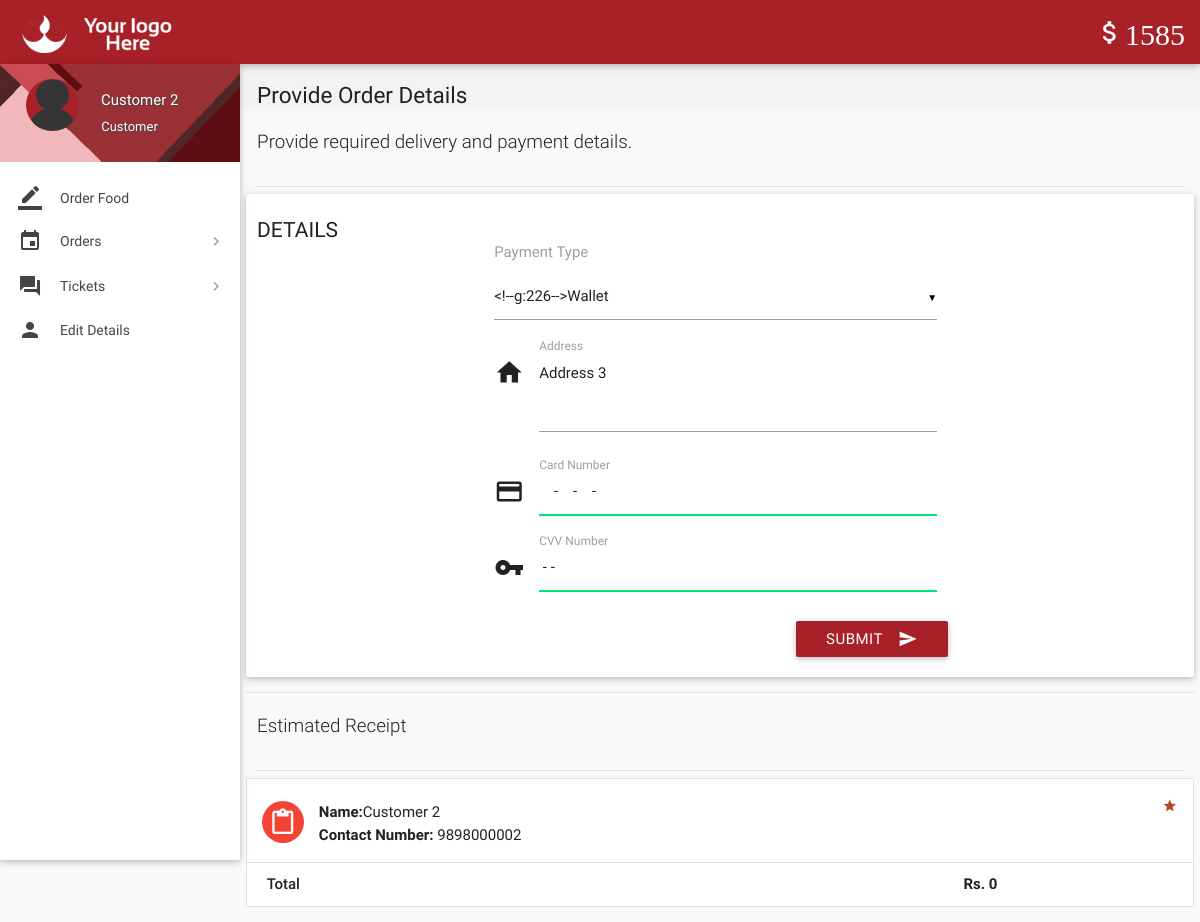
Page /place-order.php (signed in) on the committed database.
### tables this page shows
CREATE TABLE `wallet_details` (
  `id` int(11) NOT NULL,
  `wallet_id` int(11) NOT NULL,
  `number` varchar(16) NOT NULL,
  `cvv` int(3) NOT NULL,
  `balance` int(11) NOT NULL DEFAULT '2000'
);

CREATE TABLE `users` (
  `id` int(11) NOT NULL,
  `role` varchar(15) NOT NULL DEFAULT 'Customer',
  `name` varchar(15) NOT NULL,
  `username` varchar(10) NOT NULL,
  `password` varchar(16) NOT NULL,
  `email` varchar(35) NULL,
  `address` varchar(300) NULL,
  `contact` bigint(11) NOT NULL,
  `verified` tinyint(1) NOT NULL DEFAULT '0',
  `deleted` tinyint(4) NOT NULL DEFAULT '0'
);

### includes/wallet.php (called while the page is built)
<?php
$user_id=$_SESSION['user_id'];
$sql = mysqli_query($con, "SELECT * FROM wallet where customer_id = $user_id");
while($row1 = mysqli_fetch_array($sql)){
$wallet_id = $row1['id'];
}
$sql = mysqli_query($con, "SELECT * FROM wallet_details where wallet_id = $wallet_id");
while($row1 = mysqli_fetch_array($sql)){
$balance = $row1['balance'];
}
?>

### includes/connect.php (called while the page is built, shortened)
<?php
$role = $_SESSION['role'];
?>

### place-order.php (the view, shortened to what this page needs)
<?php
include 'includes/connect.php';
include 'includes/wallet.php';
$total = 0;
	if($_SESSION['customer_sid']==session_id())
	{
$result = mysqli_query($con, "SELECT * FROM users where id = $user_id");
while($row = mysqli_fetch_array($result)){
$name = $row['name'];
$address = $row['address'];
$contact = $row['contact'];
}
		?>
<!DOCTYPE html>
<html lang="en">
<head>
  <link href="css/materialize.min.css" type="text/css" rel="stylesheet" media="screen,projection">
  <link href="css/style.min.css" type="text/css" rel="stylesheet" media="screen,projection">
  <link href="css/custom/custom.min.css" type="text/css" rel="stylesheet" media="screen,projection">
  <link href="js/plugins/perfect-scrollbar/perfect-scrollbar.css" type="text/css" rel="stylesheet" media="screen,projection">
</head>
<body>
  <header id="header" class="page-topbar">
        <div class="navbar-fixed">
            <nav class="navbar-color">
                <div class="nav-wrapper">
                    <ul class="left">
                      <li><h1 class="logo-wrapper"><a href="index.php" class="brand-logo darken-1"><img src="images/materialize-logo.png" alt="logo"></a> <span class="logo-text">Logo</span></h1></li>
                    </ul>
                    <ul class="right hide-on-med-and-down">
                        <li><a href="#" class="waves-effect waves-block waves-light"><i class="mdi-editor-attach-money"><?php echo $balance;?></i></a>
                        </li>
                    </ul>
                </div>
            </nav>
        </div>
  </header>
  <div id="main">
    <div class="wrapper">
      <aside id="left-sidebar-nav">
        <ul id="slide-out" class="side-nav fixed leftside-navigation">
            <li class="user-details cyan darken-2">
            <div class="row">
                <div class="col col s4 m4 l4">
                    <img src="images/avatar.jpg" alt="" class="circle responsive-img valign profile-image">
                </div>
                <div class="col col s8 m8 l8">
                    <a class="btn-flat dropdown-button waves-effect waves-light white-text profile-btn" href="#" data-activates="profile-dropdown"><?php echo $name;?> <i class="mdi-navigation-arrow-drop-down right"></i></a>
                    <p class="user-roal"><?php echo $role;?></p>
                </div>
            </div>
            </li>
            <li class="bold"><a href="index.php" class="waves-effect waves-cyan"><i class="mdi-editor-border-color"></i> Order Food</a>
            </li>
                <li class="no-padding">
                    <ul class="collapsible collapsible-accordion">
                        <li class="bold"><a class="collapsible-header waves-effect waves-cyan"><i class="mdi-editor-insert-invitation"></i> Orders</a>
                        </li>
                    </ul>
                </li>
                <li class="no-padding">
                    <ul class="collapsible collapsible-accordion">
                        <li class="bold"><a class="collapsible-header waves-effect waves-cyan"><i class="mdi-action-question-answer"></i> Tickets</a>
                        </li>
                    </ul>
                </li>
            <li class="bold"><a href="details.php" class="waves-effect waves-cyan"><i class="mdi-social-person"></i> Edit Details</a>
            </li>
        </ul>
        </aside>
      <section id="content">
        <div id="breadcrumbs-wrapper">
          <div class="container">
            <div class="row">
              <div class="col s12 m12 l12">
                <h5 class="breadcrumbs-title">Provide Order Details</h5>
              </div>
            </div>
          </div>
        </div>
				<div class="container">
          <p class="caption">Provide required delivery and payment details.</p>
          <div class="divider"></div>
            <div class="row">
              <div class="col s12 m4 l3">
                <h4 class="header">Details</h4>
              </div>
<div>
                <div class="card-panel">
                  <div class="row">
                    <form class="formValidate col s12 m12 l6" id="formValidate" method="post" action="confirm-order.php" novalidate="novalidate">
                      <div class="row">
                        <div class="input-field col s12">
							<label for="payment_type">Payment Type</label><br><br>
                        </div>
                      </div>
                      <div class="row">
                        <div class="input-field col s12">
                          <i class="mdi-action-home prefix"></i>
							<textarea name="address" id="address" class="materialize-textarea validate" data-error=".errorTxt1"><?php echo $address;?></textarea>
							<label for="address" class="">Address</label>
                        </div>
                      </div>
                      <div class="row">
                        <div class="input-field col s12">
                          <i class="mdi-action-credit-card prefix"></i>
							<input name="cc_number" id="cc_number" type="text" data-error=".errorTxt2" required>
							<label for="cc_number" class="">Card Number</label>
                        </div>
                      </div>
                      <div class="row">
                        <div class="input-field col s12">
                          <i class="mdi-communication-vpn-key prefix"></i>
							<input name="cvv_number" id="cvv_number" type="text" data-error=".errorTxt3" required>
							<label for="cvv_number" class="">CVV Number</label>
                        </div>
                      </div>
                      <div class="row">
                        <div class="row">
                          <div class="input-field col s12">
                            <button class="btn cyan waves-effect waves-light right" type="submit" name="action">Submit
                              <i class="mdi-content-send right"></i>
                            </button>
                          </div>
                        </div>
                      </div>
                    </form>
                  </div>
                </div>
              </div>
            <div class="divider"></div>
          </div>
      </div>
        <div class="container">
          <p class="caption">Estimated Receipt</p>
          <div class="divider"></div>
<div id="work-collections" class="seaction">
<div class="row">
<div>
<ul id="issues-collection" class="collection">
<?php
    echo '<li class="collection-item avatar">
        <i class="mdi-content-content-paste red circle"></i>
        <p><strong>Name:</strong>'.$name.'</p>
		<p><strong>Contact Number:</strong> '.$contact.'</p>
        <a href="#" class="secondary-content"><i class="mdi-action-grade"></i></a>';
    echo '<li class="collection-item">
        <div class="row">
            <div class="col s7">
                <p class="collections-title"> Total</p>
            </div>
            <div class="col s2">
                <span>&nbsp;</span>
            </div>
            <div class="col s3">
                <span><strong>Rs. '.$total.'</strong></span>
            </div>
        </div>
    </li>';
?>
</ul>
                </div>
				</div>
                </div>
              </div>
            </div>
        </div>
</body>
</html>
<?php
	}
?>

### place-order.php (style rules this page uses)
.input-field label.active { width:100%; }

### rows in the picture
wallet_details: balance "1585"
users: name "Customer 2", address "Address 3", contact "9898000002"

### other values in the picture
$role "Customer"
$total "0"
